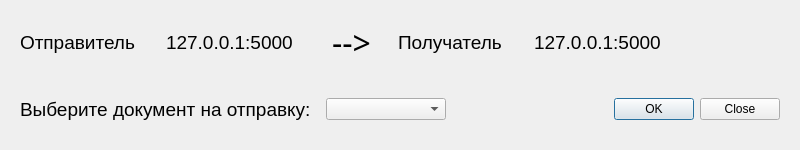
<?xml version="1.0" encoding="UTF-8"?>
<ui version="4.0">
 <class>Sender_Form</class>
 <widget class="QWidget" name="Sender_Form">
  <property name="geometry">
   <rect>
    <x>0</x>
    <y>0</y>
    <width>800</width>
    <height>150</height>
   </rect>
  </property>
  <property name="minimumSize">
   <size>
    <width>800</width>
    <height>150</height>
   </size>
  </property>
  <property name="maximumSize">
   <size>
    <width>1600</width>
    <height>150</height>
   </size>
  </property>
  <property name="windowTitle">
   <string/>
  </property>
  <layout class="QVBoxLayout" name="verticalLayout">
   <item>
    <widget class="QWidget" name="widget" native="true">
     <property name="maximumSize">
      <size>
       <width>1600</width>
       <height>16777215</height>
      </size>
     </property>
     <layout class="QHBoxLayout" name="horizontalLayout">
      <item>
       <widget class="QLabel" name="label1">
        <property name="minimumSize">
         <size>
          <width>140</width>
          <height>0</height>
         </size>
        </property>
        <property name="maximumSize">
         <size>
          <width>150</width>
          <height>50</height>
         </size>
        </property>
        <property name="font">
         <font>
          <family>Arial</family>
          <pointsize>14</pointsize>
         </font>
        </property>
        <property name="text">
         <string>Отправитель</string>
        </property>
       </widget>
      </item>
      <item>
       <widget class="QLabel" name="owner_label">
        <property name="minimumSize">
         <size>
          <width>160</width>
          <height>0</height>
         </size>
        </property>
        <property name="maximumSize">
         <size>
          <width>200</width>
          <height>50</height>
         </size>
        </property>
        <property name="font">
         <font>
          <family>Arial</family>
          <pointsize>14</pointsize>
         </font>
        </property>
        <property name="text">
         <string>127.0.0.1:5000</string>
        </property>
       </widget>
      </item>
      <item>
       <widget class="QLabel" name="label">
        <property name="minimumSize">
         <size>
          <width>60</width>
          <height>0</height>
         </size>
        </property>
        <property name="maximumSize">
         <size>
          <width>16777215</width>
          <height>50</height>
         </size>
        </property>
        <property name="font">
         <font>
          <family>HoloLens MDL2 Assets</family>
          <pointsize>24</pointsize>
          <weight>50</weight>
          <bold>false</bold>
         </font>
        </property>
        <property name="text">
         <string>--&gt;</string>
        </property>
       </widget>
      </item>
      <item>
       <widget class="QLabel" name="label_4">
        <property name="minimumSize">
         <size>
          <width>130</width>
          <height>0</height>
         </size>
        </property>
        <property name="maximumSize">
         <size>
          <width>150</width>
          <height>50</height>
         </size>
        </property>
        <property name="font">
         <font>
          <family>Arial</family>
          <pointsize>14</pointsize>
         </font>
        </property>
        <property name="text">
         <string>Получатель</string>
        </property>
       </widget>
      </item>
      <item>
       <widget class="QLabel" name="recipient_label">
        <property name="minimumSize">
         <size>
          <width>160</width>
          <height>0</height>
         </size>
        </property>
        <property name="maximumSize">
         <size>
          <width>200</width>
          <height>50</height>
         </size>
        </property>
        <property name="font">
         <font>
          <family>Arial</family>
          <pointsize>14</pointsize>
         </font>
        </property>
        <property name="text">
         <string>127.0.0.1:5000</string>
        </property>
       </widget>
      </item>
      <item>
       <spacer name="horizontalSpacer">
        <property name="orientation">
         <enum>Qt::Horizontal</enum>
        </property>
        <property name="sizeHint" stdset="0">
         <size>
          <width>40</width>
          <height>20</height>
         </size>
        </property>
       </spacer>
      </item>
     </layout>
    </widget>
   </item>
   <item>
    <widget class="QWidget" name="widget_2" native="true">
     <layout class="QHBoxLayout" name="horizontalLayout_2">
      <item>
       <widget class="QLabel" name="label1_2">
        <property name="minimumSize">
         <size>
          <width>300</width>
          <height>0</height>
         </size>
        </property>
        <property name="maximumSize">
         <size>
          <width>350</width>
          <height>50</height>
         </size>
        </property>
        <property name="font">
         <font>
          <family>Arial</family>
          <pointsize>14</pointsize>
         </font>
        </property>
        <property name="text">
         <string>Выберите документ на отправку:</string>
        </property>
       </widget>
      </item>
      <item>
       <widget class="QComboBox" name="comboBox">
        <property name="minimumSize">
         <size>
          <width>120</width>
          <height>0</height>
         </size>
        </property>
       </widget>
      </item>
      <item>
       <spacer name="horizontalSpacer_3">
        <property name="orientation">
         <enum>Qt::Horizontal</enum>
        </property>
        <property name="sizeHint" stdset="0">
         <size>
          <width>40</width>
          <height>20</height>
         </size>
        </property>
       </spacer>
      </item>
      <item>
       <widget class="QDialogButtonBox" name="buttonBox">
        <property name="standardButtons">
         <set>QDialogButtonBox::Close|QDialogButtonBox::Ok</set>
        </property>
       </widget>
      </item>
     </layout>
    </widget>
   </item>
  </layout>
 </widget>
 <resources/>
 <connections/>
</ui>
